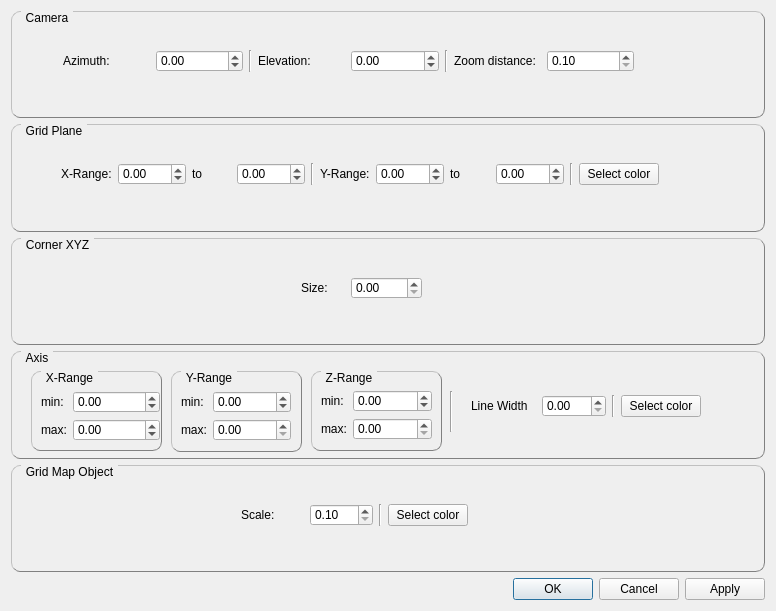
<?xml version="1.0" encoding="UTF-8"?>
<ui version="4.0">
 <class>PropertyEditor</class>
 <widget class="QDialog" name="PropertyEditor">
  <property name="geometry">
   <rect>
    <x>0</x>
    <y>0</y>
    <width>776</width>
    <height>611</height>
   </rect>
  </property>
  <property name="windowTitle">
   <string>Dialog</string>
  </property>
  <layout class="QVBoxLayout" name="verticalLayout">
   <item>
    <layout class="QVBoxLayout" name="verticalLayout_2">
     <item>
      <widget class="QGroupBox" name="groupBox_4">
       <property name="styleSheet">
        <string notr="true">QGroupBox {
    border: 1px solid gray;
    border-radius: 9px;
border-style: outset;
    margin-top: 0.5em;
}

QGroupBox::title {
    subcontrol-origin: margin;
    left: 10px;
    padding: 0 3px 0 3px;
}</string>
       </property>
       <property name="title">
        <string>Camera</string>
       </property>
       <widget class="QWidget" name="gridLayoutWidget">
        <property name="geometry">
         <rect>
          <x>52</x>
          <y>10</y>
          <width>571</width>
          <height>81</height>
         </rect>
        </property>
        <layout class="QGridLayout" name="gridLayout">
         <item row="0" column="5">
          <widget class="Line" name="line_2">
           <property name="orientation">
            <enum>Qt::Vertical</enum>
           </property>
          </widget>
         </item>
         <item row="0" column="6">
          <widget class="QLabel" name="label_3">
           <property name="text">
            <string>Zoom distance:</string>
           </property>
          </widget>
         </item>
         <item row="0" column="3">
          <widget class="QLabel" name="label_2">
           <property name="text">
            <string>Elevation:</string>
           </property>
          </widget>
         </item>
         <item row="0" column="2">
          <widget class="Line" name="line">
           <property name="orientation">
            <enum>Qt::Vertical</enum>
           </property>
          </widget>
         </item>
         <item row="0" column="1">
          <widget class="QDoubleSpinBox" name="azimuthbox">
           <property name="minimum">
            <double>-180.000000000000000</double>
           </property>
           <property name="maximum">
            <double>180.000000000000000</double>
           </property>
          </widget>
         </item>
         <item row="0" column="4">
          <widget class="QDoubleSpinBox" name="elevationbox">
           <property name="minimum">
            <double>-180.000000000000000</double>
           </property>
           <property name="maximum">
            <double>180.000000000000000</double>
           </property>
          </widget>
         </item>
         <item row="0" column="0">
          <widget class="QLabel" name="label">
           <property name="text">
            <string>Azimuth:</string>
           </property>
          </widget>
         </item>
         <item row="0" column="7">
          <widget class="QDoubleSpinBox" name="zoombox">
           <property name="minimum">
            <double>0.100000000000000</double>
           </property>
           <property name="maximum">
            <double>500.000000000000000</double>
           </property>
          </widget>
         </item>
        </layout>
       </widget>
      </widget>
     </item>
     <item>
      <widget class="QGroupBox" name="groupBox_3">
       <property name="styleSheet">
        <string notr="true">QGroupBox {
    border: 1px solid gray;
    border-radius: 9px;
border-style: outset;
    margin-top: 0.5em;
}

QGroupBox::title {
    subcontrol-origin: margin;
    left: 10px;
    padding: 0 3px 0 3px;
}</string>
       </property>
       <property name="title">
        <string>Grid Plane</string>
       </property>
       <widget class="QWidget" name="gridLayoutWidget_2">
        <property name="geometry">
         <rect>
          <x>50</x>
          <y>10</y>
          <width>643</width>
          <height>80</height>
         </rect>
        </property>
        <layout class="QGridLayout" name="gridLayout_2">
         <item row="1" column="10">
          <widget class="QPushButton" name="selectcolorgridplane">
           <property name="text">
            <string>Select color</string>
           </property>
          </widget>
         </item>
         <item row="1" column="8">
          <widget class="QDoubleSpinBox" name="ymaxgridplane">
           <property name="minimum">
            <double>-999.000000000000000</double>
           </property>
           <property name="maximum">
            <double>999.000000000000000</double>
           </property>
          </widget>
         </item>
         <item row="1" column="0">
          <widget class="QLabel" name="label_4">
           <property name="text">
            <string>X-Range:</string>
           </property>
          </widget>
         </item>
         <item row="1" column="2">
          <widget class="QLabel" name="label_5">
           <property name="text">
            <string>to</string>
           </property>
          </widget>
         </item>
         <item row="1" column="5">
          <widget class="QLabel" name="label_6">
           <property name="text">
            <string>Y-Range:</string>
           </property>
          </widget>
         </item>
         <item row="1" column="7">
          <widget class="QLabel" name="label_7">
           <property name="text">
            <string>to</string>
           </property>
          </widget>
         </item>
         <item row="1" column="4">
          <widget class="Line" name="line_3">
           <property name="orientation">
            <enum>Qt::Vertical</enum>
           </property>
          </widget>
         </item>
         <item row="1" column="9">
          <widget class="Line" name="line_4">
           <property name="orientation">
            <enum>Qt::Vertical</enum>
           </property>
          </widget>
         </item>
         <item row="1" column="3">
          <widget class="QDoubleSpinBox" name="xmaxgridplane">
           <property name="minimum">
            <double>-999.000000000000000</double>
           </property>
           <property name="maximum">
            <double>999.000000000000000</double>
           </property>
          </widget>
         </item>
         <item row="1" column="1">
          <widget class="QDoubleSpinBox" name="xmingridplane">
           <property name="minimum">
            <double>-999.000000000000000</double>
           </property>
           <property name="maximum">
            <double>999.000000000000000</double>
           </property>
          </widget>
         </item>
         <item row="1" column="6">
          <widget class="QDoubleSpinBox" name="ymingridplane">
           <property name="minimum">
            <double>-999.000000000000000</double>
           </property>
           <property name="maximum">
            <double>999.000000000000000</double>
           </property>
          </widget>
         </item>
         <item row="1" column="11">
          <widget class="QLabel" name="gridcolorlabel">
           <property name="toolTip">
            <string>current color</string>
           </property>
           <property name="text">
            <string/>
           </property>
          </widget>
         </item>
        </layout>
       </widget>
      </widget>
     </item>
     <item>
      <widget class="QGroupBox" name="groupBox_2">
       <property name="styleSheet">
        <string notr="true">QGroupBox {
    border: 1px solid gray;
    border-radius: 9px;
border-style: outset;
    margin-top: 0.5em;
}

QGroupBox::title {
    subcontrol-origin: margin;
    left: 10px;
    padding: 0 3px 0 3px;
}</string>
       </property>
       <property name="title">
        <string>Corner XYZ</string>
       </property>
       <widget class="QWidget" name="gridLayoutWidget_3">
        <property name="geometry">
         <rect>
          <x>290</x>
          <y>10</y>
          <width>121</width>
          <height>80</height>
         </rect>
        </property>
        <layout class="QGridLayout" name="gridLayout_3">
         <item row="1" column="0">
          <widget class="QLabel" name="label_8">
           <property name="text">
            <string>Size:</string>
           </property>
          </widget>
         </item>
         <item row="1" column="1">
          <widget class="QDoubleSpinBox" name="sizecornerxyz">
           <property name="maximum">
            <double>1000.000000000000000</double>
           </property>
           <property name="singleStep">
            <double>0.100000000000000</double>
           </property>
          </widget>
         </item>
        </layout>
       </widget>
       <zorder>gridLayoutWidget_3</zorder>
       <zorder>groupBox_5</zorder>
      </widget>
     </item>
     <item>
      <widget class="QGroupBox" name="groupBox_5">
       <property name="styleSheet">
        <string notr="true">QGroupBox {
    border: 1px solid gray;
    border-radius: 9px;
border-style: outset;
    margin-top: 0.5em;
}

QGroupBox::title {
    subcontrol-origin: margin;
    left: 10px;
    padding: 0 3px 0 3px;
}</string>
       </property>
       <property name="title">
        <string>Axis</string>
       </property>
       <widget class="QGroupBox" name="groupBox_6">
        <property name="geometry">
         <rect>
          <x>20</x>
          <y>20</y>
          <width>131</width>
          <height>80</height>
         </rect>
        </property>
        <property name="title">
         <string>X-Range</string>
        </property>
        <widget class="QWidget" name="formLayoutWidget">
         <property name="geometry">
          <rect>
           <x>10</x>
           <y>20</y>
           <width>119</width>
           <height>51</height>
          </rect>
         </property>
         <layout class="QFormLayout" name="formLayout_2">
          <item row="0" column="0">
           <widget class="QLabel" name="label_10">
            <property name="text">
             <string>min:</string>
            </property>
           </widget>
          </item>
          <item row="1" column="0">
           <widget class="QLabel" name="label_11">
            <property name="text">
             <string>max:</string>
            </property>
           </widget>
          </item>
          <item row="0" column="1">
           <widget class="QDoubleSpinBox" name="xminaxis">
            <property name="minimum">
             <double>-99.000000000000000</double>
            </property>
            <property name="maximum">
             <double>99.000000000000000</double>
            </property>
           </widget>
          </item>
          <item row="1" column="1">
           <widget class="QDoubleSpinBox" name="xmaxaxis">
            <property name="minimum">
             <double>-100.000000000000000</double>
            </property>
            <property name="maximum">
             <double>100.000000000000000</double>
            </property>
           </widget>
          </item>
         </layout>
        </widget>
       </widget>
       <widget class="QGroupBox" name="groupBox_7">
        <property name="geometry">
         <rect>
          <x>160</x>
          <y>20</y>
          <width>131</width>
          <height>81</height>
         </rect>
        </property>
        <property name="title">
         <string>Y-Range</string>
        </property>
        <widget class="QWidget" name="formLayoutWidget_2">
         <property name="geometry">
          <rect>
           <x>10</x>
           <y>20</y>
           <width>110</width>
           <height>58</height>
          </rect>
         </property>
         <layout class="QFormLayout" name="formLayout_3">
          <item row="0" column="0">
           <widget class="QLabel" name="label_12">
            <property name="text">
             <string>min:</string>
            </property>
           </widget>
          </item>
          <item row="1" column="0">
           <widget class="QLabel" name="label_13">
            <property name="text">
             <string>max:</string>
            </property>
           </widget>
          </item>
          <item row="0" column="1">
           <widget class="QDoubleSpinBox" name="yminaxis">
            <property name="minimum">
             <double>-99.000000000000000</double>
            </property>
           </widget>
          </item>
          <item row="1" column="1">
           <widget class="QDoubleSpinBox" name="ymaxasis"/>
          </item>
         </layout>
        </widget>
       </widget>
       <widget class="QGroupBox" name="groupBox_8">
        <property name="geometry">
         <rect>
          <x>300</x>
          <y>20</y>
          <width>131</width>
          <height>80</height>
         </rect>
        </property>
        <property name="title">
         <string>Z-Range</string>
        </property>
        <widget class="QWidget" name="formLayoutWidget_3">
         <property name="geometry">
          <rect>
           <x>10</x>
           <y>19</y>
           <width>111</width>
           <height>58</height>
          </rect>
         </property>
         <layout class="QFormLayout" name="formLayout_4">
          <item row="0" column="0">
           <widget class="QLabel" name="label_14">
            <property name="text">
             <string>min:</string>
            </property>
           </widget>
          </item>
          <item row="1" column="0">
           <widget class="QLabel" name="label_15">
            <property name="text">
             <string>max:</string>
            </property>
           </widget>
          </item>
          <item row="0" column="1">
           <widget class="QDoubleSpinBox" name="zminazis">
            <property name="minimum">
             <double>-99.000000000000000</double>
            </property>
           </widget>
          </item>
          <item row="1" column="1">
           <widget class="QDoubleSpinBox" name="zmaxaxis"/>
          </item>
         </layout>
        </widget>
       </widget>
       <widget class="QWidget" name="gridLayoutWidget_4">
        <property name="geometry">
         <rect>
          <x>460</x>
          <y>10</y>
          <width>301</width>
          <height>91</height>
         </rect>
        </property>
        <layout class="QGridLayout" name="gridLayout_4">
         <item row="0" column="0">
          <widget class="QLabel" name="label_9">
           <property name="text">
            <string>Line Width</string>
           </property>
          </widget>
         </item>
         <item row="0" column="1">
          <widget class="QDoubleSpinBox" name="linewidthaxis">
           <property name="maximum">
            <double>8.000000000000000</double>
           </property>
          </widget>
         </item>
         <item row="0" column="3">
          <widget class="QPushButton" name="axisselectcolor">
           <property name="text">
            <string>Select color</string>
           </property>
          </widget>
         </item>
         <item row="0" column="2">
          <widget class="Line" name="line_6">
           <property name="orientation">
            <enum>Qt::Vertical</enum>
           </property>
          </widget>
         </item>
         <item row="0" column="4">
          <widget class="QLabel" name="coloraxislabel">
           <property name="toolTip">
            <string>current color</string>
           </property>
           <property name="text">
            <string/>
           </property>
          </widget>
         </item>
        </layout>
       </widget>
       <widget class="Line" name="line_5">
        <property name="geometry">
         <rect>
          <x>430</x>
          <y>40</y>
          <width>21</width>
          <height>41</height>
         </rect>
        </property>
        <property name="orientation">
         <enum>Qt::Vertical</enum>
        </property>
       </widget>
      </widget>
     </item>
     <item>
      <widget class="QGroupBox" name="groupBox">
       <property name="styleSheet">
        <string notr="true">QGroupBox {
    border: 1px solid gray;
    border-radius: 9px;
border-style: outset;
    margin-top: 0.5em;
}

QGroupBox::title {
    subcontrol-origin: margin;
    left: 10px;
    padding: 0 3px 0 3px;
}</string>
       </property>
       <property name="title">
        <string>Grid Map Object</string>
       </property>
       <widget class="QWidget" name="gridLayoutWidget_5">
        <property name="geometry">
         <rect>
          <x>230</x>
          <y>10</y>
          <width>296</width>
          <height>80</height>
         </rect>
        </property>
        <layout class="QGridLayout" name="gridLayout_5">
         <item row="0" column="0">
          <widget class="QLabel" name="label_16">
           <property name="text">
            <string>Scale:</string>
           </property>
          </widget>
         </item>
         <item row="0" column="1">
          <widget class="QDoubleSpinBox" name="scalegridmap">
           <property name="minimum">
            <double>0.100000000000000</double>
           </property>
           <property name="singleStep">
            <double>0.100000000000000</double>
           </property>
          </widget>
         </item>
         <item row="0" column="2">
          <widget class="Line" name="line_7">
           <property name="orientation">
            <enum>Qt::Vertical</enum>
           </property>
          </widget>
         </item>
         <item row="0" column="3">
          <widget class="QPushButton" name="colorgridmap">
           <property name="text">
            <string>Select color</string>
           </property>
          </widget>
         </item>
         <item row="0" column="4">
          <widget class="QLabel" name="colorlabelgridmap">
           <property name="toolTip">
            <string>current color</string>
           </property>
           <property name="text">
            <string/>
           </property>
          </widget>
         </item>
        </layout>
       </widget>
      </widget>
     </item>
    </layout>
   </item>
   <item>
    <widget class="QDialogButtonBox" name="buttonBox">
     <property name="orientation">
      <enum>Qt::Horizontal</enum>
     </property>
     <property name="standardButtons">
      <set>QDialogButtonBox::Apply|QDialogButtonBox::Cancel|QDialogButtonBox::Ok</set>
     </property>
    </widget>
   </item>
  </layout>
 </widget>
 <resources/>
 <connections>
  <connection>
   <sender>buttonBox</sender>
   <signal>accepted()</signal>
   <receiver>PropertyEditor</receiver>
   <slot>accept()</slot>
   <hints>
    <hint type="sourcelabel">
     <x>248</x>
     <y>254</y>
    </hint>
    <hint type="destinationlabel">
     <x>157</x>
     <y>274</y>
    </hint>
   </hints>
  </connection>
  <connection>
   <sender>buttonBox</sender>
   <signal>rejected()</signal>
   <receiver>PropertyEditor</receiver>
   <slot>reject()</slot>
   <hints>
    <hint type="sourcelabel">
     <x>316</x>
     <y>260</y>
    </hint>
    <hint type="destinationlabel">
     <x>286</x>
     <y>274</y>
    </hint>
   </hints>
  </connection>
 </connections>
</ui>
